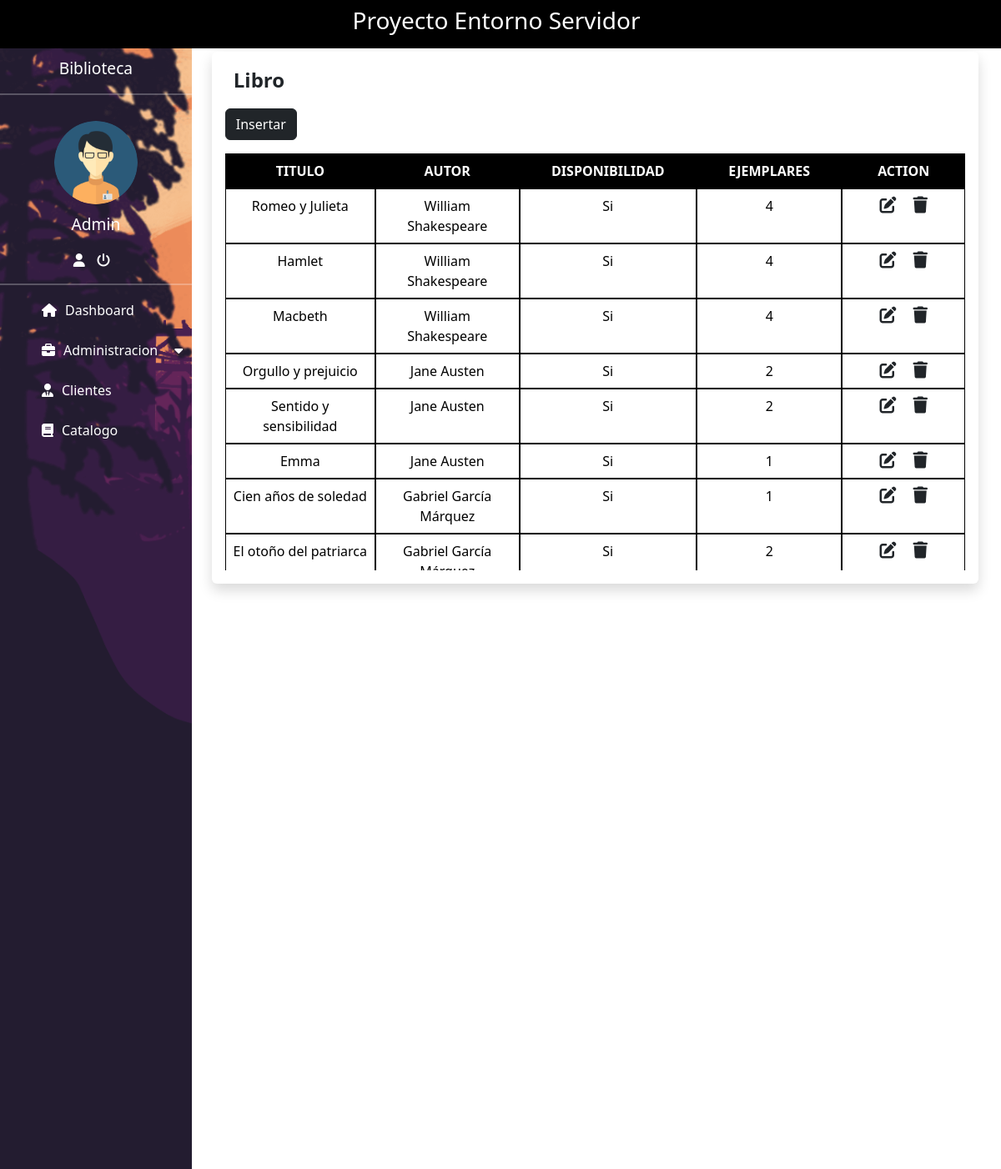
/?view=libro (signed in), run on the app's committed database.
### tables this page shows
CREATE TABLE `administrador` (
  `Id_administrador` int(11) NOT NULL,
  `Usuario` varchar(15) NOT NULL,
  `Contraseña` varchar(255) NOT NULL
);

CREATE TABLE `libro` (
  `Id_libro` int(11) NOT NULL,
  `Id_categoria` int(11) NOT NULL,
  `Id_editorial` int(11) NOT NULL,
  `Id_autor` int(11) NOT NULL,
  `Titulo` varchar(100) NOT NULL,
  `Año_publicacion` date NOT NULL,
  `Disponibilidad` varchar(2) NOT NULL,
  `Ejemplares` int(11) NOT NULL,
  `Ejemplar_prestado` int(11) NOT NULL
);

CREATE TABLE `autor` (
  `Id_autor` int(11) NOT NULL,
  `Nombre` varchar(100) NOT NULL,
  `Apellido` varchar(100) NOT NULL,
  `Fecha_nacimiento` date NOT NULL
);

### controller/control.php (called while the page is built, shortened)
<?php
include_once "model/dashboard.php";
class control
{
    public function __construct()
    {
        $this->model = new dashboard();
    }
    public function libro()
    {
        include_once "view/libro.php";
    }
}
?>

### config/conexion.php (called while the page is built)
<?php
class conexion
{
    public static function conectar()
    {
        $connection = new PDO("mysql:host =127.0.0.1; dbname=biblioteca; port=3307", "root", "");
        $connection->setAttribute(PDO::ATTR_ERRMODE, PDO::ERRMODE_EXCEPTION);
        return $connection;
    }
}
?>

### model/dashboard.php (called while the page is built, shortened)
<?php
class dashboard
{
    public $conect;
    public function __construct()
    {
        try {
            $this->conect = conexion::conectar();
        } catch (PDOException $e) {
            die("Error " . $e->getMessage());
        }
    }
    public function nombreUsuario(){
        try {
            $query = "SELECT * FROM `administrador`";
            $stmt = $this->conect->prepare($query);
            $stmt->execute();
            return $stmt->fetchAll(PDO::FETCH_OBJ);
        } catch (PDOException $e) {
            die("Error: " . $e->getMessage());
        }
    }
    public function disponibilidad()
    {
            $query = "UPDATE `libro` SET `Disponibilidad`= 'Si' WHERE `Ejemplares` > 0";
            $this->conect->prepare($query)->execute();
            $query1 = "UPDATE `libro` SET `Disponibilidad`= 'No' WHERE  `Ejemplares` = 0";
            $this->conect->prepare($query1)->execute();
    }
    public function listaLibros()
    {
        try {
            $query = "SELECT `libro`.`Id_libro`, `categoria`.`Nombre`, `editorial`.`Nombre`, `autor`.`Nombre`, `autor`.`Apellido`, `libro`.`Titulo`, `libro`.`Año_publicacion`, `libro`.`Disponibilidad`, `libro`.`Ejemplares` FROM `libro` LEFT JOIN `categoria` ON `libro`.`Id_categoria` = `categoria`.`Id_categoria` LEFT JOIN `editorial` ON `libro`.`Id_editorial` = `editorial`.`Id_editorial` LEFT JOIN `autor` ON `libro`.`Id_autor` = `autor`.`Id_autor`;";
            $stmt = $this->conect->prepare($query);
            $stmt->execute();
            return $stmt->fetchAll(PDO::FETCH_OBJ);
        } catch (PDOException $e) {
            die("Error: " . $e->getMessage());
        }
    }
}
?>

### view/libro.php (the view, shortened to what this page needs)
<!DOCTYPE html>
<html lang="en">
<head>
    <link href="https://cdn.jsdelivr.net/npm/bootstrap@5.3.2/dist/css/bootstrap.min.css" rel="stylesheet"
>
    <link rel="stylesheet" href="https://cdnjs.cloudflare.com/ajax/libs/font-awesome/6.4.2/css/all.min.css"
 />
    <link rel="stylesheet" href="resources/css/style.css">
    <link rel="stylesheet" href="resources/css/table.css">
</head>
<body>
    <nav class="navbar navbar-expand-xl navbar-dark bg-black">
        <div class="container-fluid justify-content-center">
            <h3 class="col-lg-6 col-md-12 col-sm-12 col-12 text-center color">Proyecto Entorno Servidor</h3>
        </div>
    </nav>
    <section>
        <div class="margen">
            <div class="row">
                <div class="col-4 linea-vertical">
                    <p class="size">Biblioteca</p>
                    <hr>
                    <img src="resources/img/ad.png" alt="" class="admin">
                    <?php foreach ($this->model->nombreUsuario() as $key): ?>
                        <p class="size"><?php echo $key->Usuario; ?></p>
                    <?php endforeach; ?>
                    <a href="" title="Cuenta" class="color" data-bs-toggle="modal" data-bs-target="#Modal-cuenta"><i
                            class="fa-solid fa-user"></i></a>
                    <a href="" title="Cerrar Sesion" class="color" data-bs-toggle="modal"
                        data-bs-target="#exampleModal"><i class="fa-solid fa-power-off"></i></a>
                    <hr>
                    <nav>
                        <ul>
                            <li><a href="?view=index" class="spaces"><i class="fa-solid fa-house top"></i>Dashboard</a>
                            </li>
                            <li><a href="#" class="spaces"><i class="fa-solid fa-briefcase space"></i>Administracion<i
                                        class="fa-solid fa-caret-down space"></i></a>
                            </li>
                            <li><a href="?view=cliente" class="spaces"><i
                                        class="fa-solid fa-user-tie space"></i>Clientes</a>
                            </li>
                            <li><a href="?view=catalogo" class="spaces"><i class="fa-solid fa-book space"></i>Catalogo</a>
                            </li>
                        </ul>
                    </nav>
                </div>
                <div class="col-9 custom-card-body">
                    <div class="container mt-1">
                        <div class="row">
                            <div class="col m-auto">
                                <div class="card border-0 shadow">
                                    <div class="card-body">
                                        <b class="aling">Libro</b><br>
                                        <a href="" class="btn btn-dark mb-3 mt-3" data-bs-toggle="modal"
                                            data-bs-target="#Modal-insertar">Insertar</a>
                                        <div class="table-wrapper">
                                            <table class="table table-hover text-center">
                                                <thead>
                                                    <tr>
                                                        <th>TITULO</th>
                                                        <th>AUTOR</th>
                                                        <th>DISPONIBILIDAD</th>
                                                        <th>EJEMPLARES</th>
                                                        <th>ACTION</th>
                                                    </tr>
                                                </thead>
                                                <?php $devolver = $this->devolver(); foreach ($this->model->listaLibros() as $key): ?>
                                                    <tr>
                                                        <td>
                                                            <?php echo $key->Titulo; ?>
                                                        </td>
                                                        <td>
                                                            <?php echo $key->Nombre; ?>
                                                            <?php echo $key->Apellido; ?>
                                                        </td>
                                                        <td>
                                                            <?php echo $key->Disponibilidad; ?>
                                                        </td>
                                                        <td>
                                                            <?php echo $key->Ejemplares; ?>
                                                        </td>
                                                        <td>
                                                            <a href="?view=idLibro&Id_libro=<?php echo $key->Id_libro ?>"
                                                                class="link-dark" title="Editar"><i
                                                                    class="fa-solid fa-pen-to-square fs-5 me-3"></i></a>
                                                            <a href="?view=borrarLibro&Id_libro=<?php echo $key->Id_libro; ?>"
                                                                class="link-dark" title="Eliminar"><i
                                                                    class="fa-solid fa-trash fs-5"></i></a>
                                                        </td>
                                                    </tr>
                                                <?php endforeach; ?>
                                            </table>
                                        </div>
                                    </div>
                                </div>
                            </div>
                        </div>
                    </div>
                </div>
            </div>
        </div>
    </section>
</body>
</html>

### resources/css/style.css (style rules this page uses)
* { margin: 0; padding: 0; box-sizing: border-box; }
body { margin: 0; padding: 0; }
.linea-vertical { background-image: url("../img/sideBar.png"); text-align: center; min-height: calc(100vh - 57.6px); width: 20%; padding-right: 0; background-size: cover; }
hr { border-color: white; border-width: 2px; }
.size { color: white; margin-top: 10px; font-size: 1.2rem; }
.color { color: white; margin-right: 10px; }
.margen { margin-right: 15px; }
.admin { width: 100px; height: 100px; border-radius: 50%; object-fit: cover; margin-top: 15px; }
nav ul { margin: 0; padding: 0; list-style: none; line-height: 16px; }
nav ul a { box-sizing: border-box; color: white; display: block; width: 100%; padding: 6px 10px; text-decoration: none; text-align: left; }
.aling { text-align: center; }
.space, .spaces { margin-left: 20px; margin-right: 10px; margin-top: 10px; }
.top { margin-left: 20px; margin-right: 10px; }
.aling { margin-left: 10px; font-size: 1.5rem; }
.custom-card-body { width: 80%; }

### resources/css/table.css (style rules this page uses)
.table-wrapper { width: 100%; height: 500px; overflow: auto; }
.table-wrapper table thead tr th { background-color: black; color: white; }
.table-wrapper table { border-collapse: separate; border-spacing: 0; }
.table-wrapper table thead { position: -webkit-sticky; position: sticky; top: 0; left: 0; }
.table-wrapper table thead th, .table-wrapper table tbody td { width: 10%; border: 1px solid #000; text-align: center; }

### data on the page
administrador: Usuario "Admin"
libro: Titulo "Romeo y Julieta", Id_autor.Nombre "William", Id_autor.Apellido "Shakespeare", Disponibilidad "Si", Ejemplares "4"
libro: Titulo "Hamlet", Id_autor.Nombre "William", Id_autor.Apellido "Shakespeare", Disponibilidad "Si", Ejemplares "4"
libro: Titulo "Macbeth", Id_autor.Nombre "William", Id_autor.Apellido "Shakespeare", Disponibilidad "Si", Ejemplares "4"
libro: Titulo "Orgullo y prejuicio", Id_autor.Nombre "Jane", Id_autor.Apellido "Austen", Disponibilidad "Si", Ejemplares "2"
libro: Titulo "Sentido y sensibilidad", Id_autor.Nombre "Jane", Id_autor.Apellido "Austen", Disponibilidad "Si", Ejemplares "2"
libro: Titulo "Emma", Id_autor.Nombre "Jane", Id_autor.Apellido "Austen", Disponibilidad "Si", Ejemplares "1"
libro: Titulo "Cien años de soledad", Id_autor.Nombre "Gabriel", Id_autor.Apellido "García Márquez", Disponibilidad "Si", Ejemplares "1"
libro: Titulo "El otoño del patriarca", Id_autor.Nombre "Gabriel", Id_autor.Apellido "García…", Disponibilidad "Si", Ejemplares "2"
